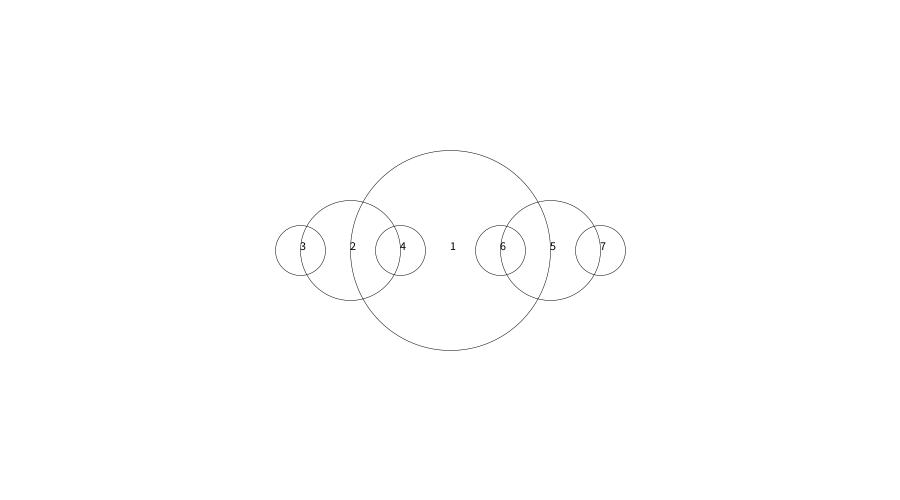
Frame 1 (no input)
Frame 60 (the mouse pressed at the canvas centre just before this capture): identical to frame 1, image omitted
Frame 120 (the mouse held since frame 60 and released just before this capture): identical to frame 1, image omitted

The Processing sketch that drew this single still picture (run headless with seeded random() and noise(); from frame 60 on, the mouse is pressed at the canvas centre):

// Processing sketch: e03_rekurencyjna_elipsa_podwojna_text
// ── e03_rekurencyjna_elipsa_podwojna_text.pde
int ile = 0;
void setup() 
{
  size(900, 500);
  strokeWeight(0.5);
  noFill();
}

void draw()
{
  background(255);
  ile = 0;
  elipsa_zakrecona2(width/2, height/2, 200);
}

void elipsa_zakrecona2(float x, float y, float srednica) 
{
   if(srednica >= 50) 
   {
      noFill();
      ellipse(x, y, srednica, srednica);
      ile++;
      fill(0);
      text(ile, x, y);
      elipsa_zakrecona2(x-srednica*0.5, y, srednica * 0.5);
      elipsa_zakrecona2(x+srednica*0.5, y, srednica * 0.5);
   }
}
